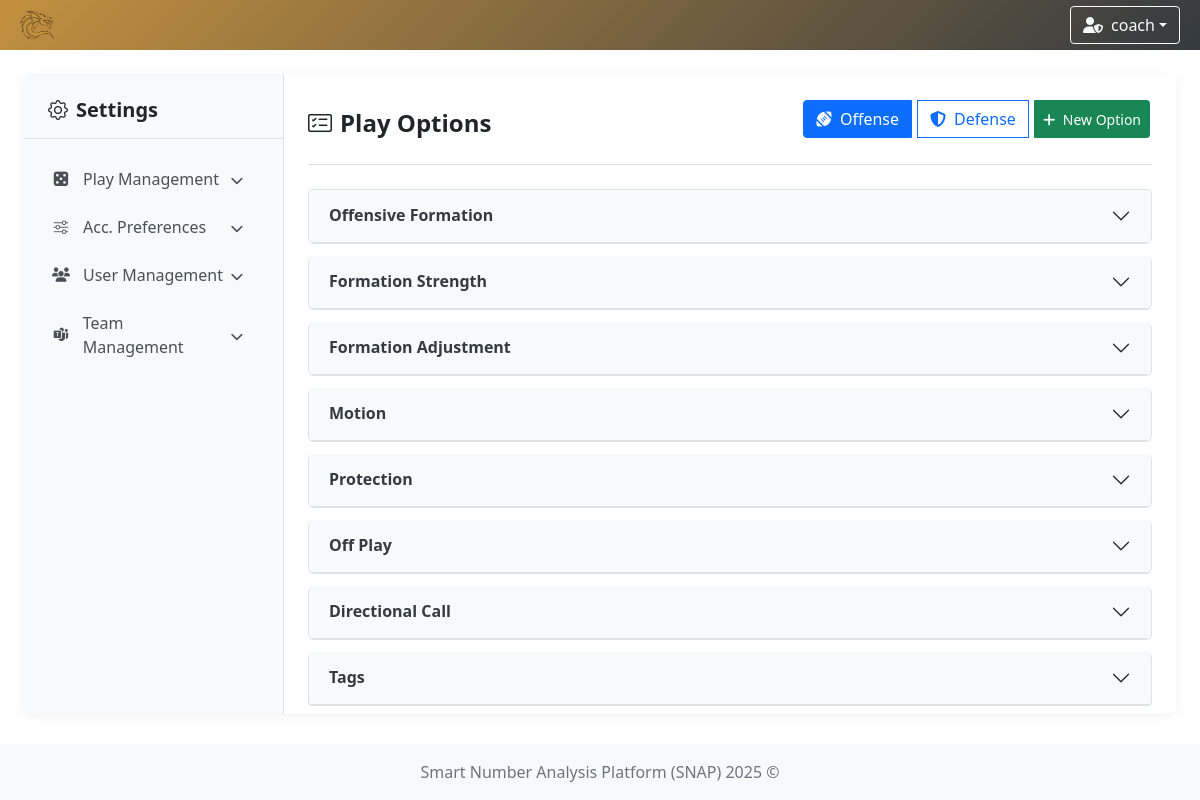
/settings (signed in), run on the app's committed database.
### app/models/team.py (models this page shows)
class TeamModel(db.Model):
    __tablename__ = 'teams'
    id = db.Column(db.Integer, primary_key=True)
    name = db.Column(db.String(100), nullable=False, unique=True)  # prevent duplicate team names
    icon = db.Column(db.String(300), nullable=False)  # longer path for future-proofing
    primary_color = db.Column(db.String(20), nullable=False)
    secondary_color = db.Column(db.String(20), nullable=False)

### app/models/user.py (models this page shows)
class UserModel(db.Model, UserMixin):
    __tablename__ = 'user'
    id = db.Column(db.Integer, primary_key=True)
    username = db.Column(db.String(80), unique=True, nullable=False)
    password = db.Column(db.String(120), nullable=False)
    role = db.Column(db.String(10), nullable=False, default='user')
    team_id = db.Column(db.Integer, db.ForeignKey('teams.id'))
    team = db.relationship('TeamModel', backref='users')

### app/controllers/settings.py (the view)
    @login_required
    def settings(self):
        options = {}
        defense_options = {}
        calls = PlayCallModel.query.all()
        for param in self.play_parameters:
            options[param] = PlayOptionModel.query.filter_by(parameter_name=param).all()
        for param in self.defense_parameters:
            defense_options[param] = PlayOptionModel.query.filter_by(parameter_name=param).all()
        user_team = TeamModel.query.filter_by(id=current_user.team_id).first()
        return render_template(
            template_name_or_list='settings/settings.html',
            options=options,
            parameters=self.play_parameters,
            defense_options=defense_options,
            defense_parameters=self.defense_parameters,
            play_calls=calls,
            user_team=user_team,
            user=current_user
        )

### app/controllers/user.py (called while the page is built)
    @staticmethod
    def load_user(user_id):
        return UserModel.query.get(int(user_id))

### run.py (called while the page is built)
    def _inject_context(self) -> None:
        @self.app.context_processor
        def inject_teams() -> dict:
            try:
                teams = TeamModel.query.all()
                return dict(teams=teams)
            except Exception as e:
                print(f"[!] Error injecting teams: {str(e)} ({type(e).__name__})")
                return dict(teams=[])

### app/templates/settings/settings.html (shortened to what this page needs)
{% extends "system/base.html" %}
{% block content %}
<link rel="stylesheet" href="{{ url_for('static', filename='css/settings.css') }}"/>
<div class="settings-container">
    {% include "settings/partials/sidebar.html" %}
    <div class="settings-content">
        <div class="tab-content">
            {% include "settings/partials/play/options_list.html" %}
        </div>
    </div>
</div>
{% endblock %}

### app/templates/system/base.html (shortened to what this page needs)
<!DOCTYPE html>
<html lang="en">
<head>
    <link href="https://cdn.jsdelivr.net/npm/bootstrap@5.1.3/dist/css/bootstrap.min.css" rel="stylesheet"/>
    <link rel="stylesheet" href="https://cdn.jsdelivr.net/npm/bootstrap-icons@1.11.3/font/bootstrap-icons.css"/>
    <link rel="stylesheet" href="https://cdnjs.cloudflare.com/ajax/libs/font-awesome/6.5.0/css/all.min.css"/>
    <link href="https://cdn.jsdelivr.net/npm/select2@4.1.0-rc.0/dist/css/select2.min.css" rel="stylesheet"/>
    <link href="https://cdn.jsdelivr.net/npm/select2-bootstrap-5-theme@1.3.0/dist/select2-bootstrap-5-theme.min.css" rel="stylesheet"/>
    <link href="https://cdn.datatables.net/1.13.6/css/dataTables.bootstrap5.min.css" rel="stylesheet"/>
    <link rel="stylesheet" href="https://cdn.datatables.net/fixedcolumns/4.3.0/css/fixedColumns.bootstrap5.min.css"/>
    <link rel="stylesheet" href="{{ url_for('static', filename='styles.css') }}"/>
</head>
<body class="{% block body_class %}{% endblock %}">
{% if current_user.is_authenticated %}
    {% set ns = namespace(navbar_color='background: linear-gradient(135deg, #4b6cb7, #182848);', team_found=False) %}
    {% if current_user.team %}
        {% set ns.navbar_color = 'background: linear-gradient(135deg, ' ~ current_user.team.primary_color ~ ', #343a40);' %}
        {% set ns.team_found = True %}
    {% endif %}
    <nav class="navbar navbar-expand-lg navbar-dark" style="{{ ns.navbar_color }}">
        <div class="container-fluid position-relative">
            <a class="navbar-brand d-flex align-items-center" href="{{ url_for('index') }}">
                {% if current_user.team and ns.team_found %}
                    <img class="team-logo" src="{{ current_user.team.icon }}" alt="{{ current_user.team.name }} logo"/>
                {% else %}
                    <a href="{{ url_for('game_options') }}" class="btn btn-outline-light me-2" title="Home">
                        <i class="fas fa-home"></i>
                    </a>
                {% endif %}
            </a>
            <div class="ms-auto d-flex align-items-center">
                <div class="dropdown me-2">
                    <button class="btn btn-outline-light dropdown-toggle d-flex align-items-center" type="button"
                            id="userDropdown" data-bs-toggle="dropdown" aria-expanded="false">
                        {% if current_user.role == 'admin' %}
                            <i class="fas fa-user-shield me-2"></i>
                        {% else %}
                            <i class="fas fa-user me-2"></i>
                        {% endif %}
                        {{ current_user.username }}
                    </button>
                </div>
            </div>
        </div>
    </nav>
{% endif %}
<div class="content-wrapper">
    <div class="container-fluid mt-4 px-4">
        <div id="toast-container" class="toast-container position-fixed bottom-0 end-0 p-3" style="z-index: 1100;">
        </div>
        {% block content %}{% endblock %}
    </div>
</div>
<footer class="footer mt-auto py-3 bg-light">
    <div class="container text-center">
        <span class="text-muted">Smart Number Analysis Platform (SNAP) 2025 ©</span>
    </div>
</footer>
</body>
</html>

### app/static/styles.css (style rules this page uses)
.navbar { transition: background-color 0.5s ease; height: 50px; }
.team-logo { animation: fadeIn 0.5s ease, pulse 1s ease-in-out; width: 50px; height: auto; }
html, body { height: 100%; margin: 0; padding: 0; }
body { display: flex; flex-direction: column; min-height: 100vh; }
.content-wrapper { flex: 1 0 auto; }
.footer { flex-shrink: 0; background-color: #f8f9fa; padding: 1rem 0; margin-top: auto; }

### app/static/css/settings.css (style rules this page uses)
:root { --sidebar-width: 260px; --sidebar-bg: #f8f9fa; --sidebar-active-bg: #e9ecef; --sidebar-hover-bg: #f1f3f5; --sidebar-border: #dee2e6; --content-padding: 1.5rem; --card-shadow: 0 1px 3px rgba(0, 0, 0, 0.1); --transition-speed: 0.2s; }
.settings-container { display: flex; min-height: 80vh; background-color: #fff; border-radius: 8px; overflow: hidden; box-shadow: 0 2px 10px rgba(0, 0, 0, 0.05); }
.settings-content { flex: 1; padding: var(--content-padding); background-color: #fff; overflow-y: auto; max-height: 80vh; }

### data on the page
TeamModel: team.icon (picture)
UserModel: username "coach"

### other printed values
{{ display_name }} "Offensive Formation" "Formation Strength" "Formation Adjustment" "Motion" "Protection" "Off Play" "Directional Call" "Tags"
